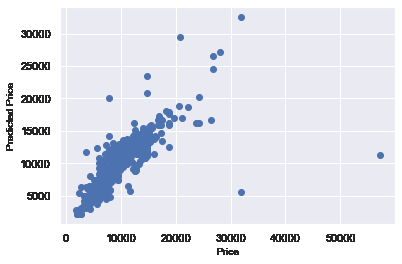
#> input picture ForUnseenData.png, 402 x 264 px
$ python -i feature_eng.py   (imports and definitions only)
#> lines starting #> are read from the running program, lines starting #| are printed output that depends on the picture
import numpy as np
import pandas as pd
import matplotlib.pyplot as plt
import seaborn as sns

# [1 line not run here, left out]

def date_conv(data):

    data["Journey_day"] = pd.to_datetime(data.Date_of_Journey, format="%d/%m/%Y").dt.day

    data["Journey_month"] = pd.to_datetime(data["Date_of_Journey"], format = "%d/%m/%Y").dt.month


    data.drop(["Date_of_Journey"], axis = 1, inplace = True)


def time_conv(data,Time,hour,min):  #Arrival_Time,Departure_Time
    data[hour] = pd.to_datetime(data[Time]).dt.hour


    data[min] = pd.to_datetime(data[Time]).dt.minute


    data.drop(["Time"], axis = 1, inplace = True)


def duration_conv(data):
    duration = list(data["Duration"])

    for i in range(len(duration)):
        if len(duration[i].split()) != 2:
            if "h" in duration[i]:
                duration[i] = duration[i].strip() + " 0m"
            else:
                duration[i] = "0h " + duration[i]
    duration_hours = []
    duration_mins = []
    for i in range(len(duration)):
        duration_hours.append(int(duration[i].split(sep = "h")[0]))
        duration_mins.append(int(duration[i].split(sep = "m")[0].split()[-1]))

    data["Duration_hours"] = duration_hours
    data["Duration_mins"] = duration_mins

    data.drop(["Duration"], axis = 1, inplace = True)

>>> import cv2
>>> picture = cv2.imread('ForUnseenData.png', cv2.IMREAD_GRAYSCALE)
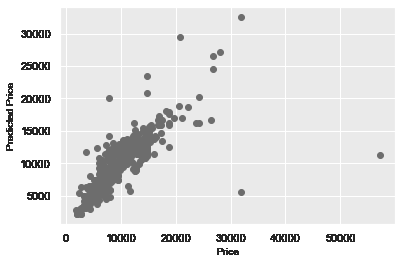
#> picture: shape (264, 402); min 38, max 255, mean 231.5
#> (the run stopped early here; a loop or call above may not have finished)

$ run again, on FeatureSelection.png
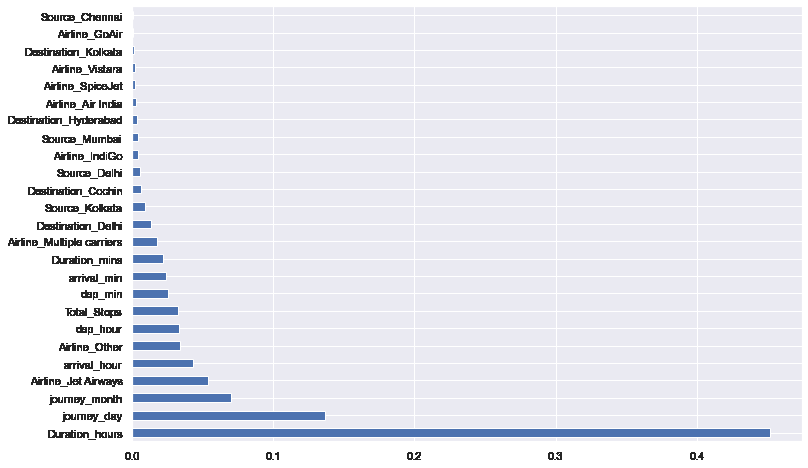
#> input picture FeatureSelection.png, 808 x 468 px
#> `picture = cv2.imread('ForUnseenData.png', cv2.IMREAD_GRAYSCALE)`:
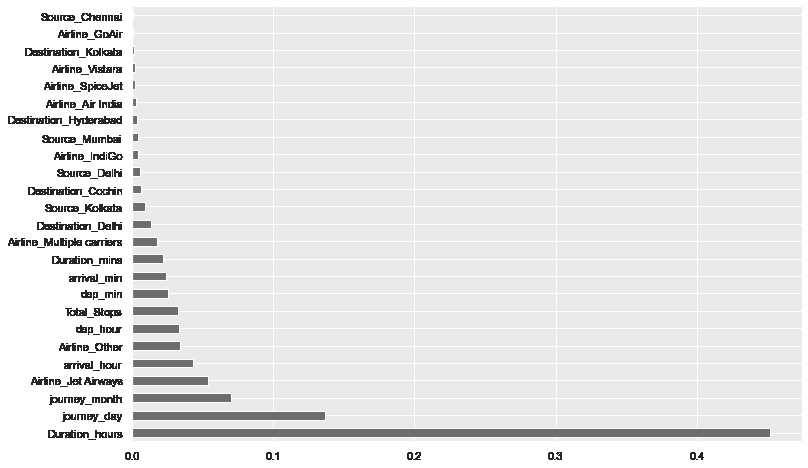
#> picture: shape (468, 808); min 38, max 255, mean 231.3

$ run again, on TestTrainBfrTuning.png
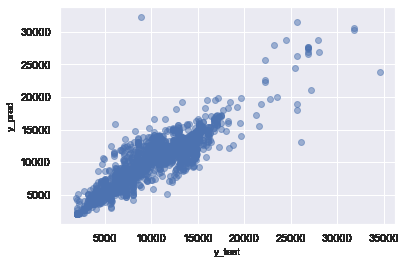
#> input picture TestTrainBfrTuning.png, 405 x 264 px
#> `picture = cv2.imread('ForUnseenData.png', cv2.IMREAD_GRAYSCALE)`:
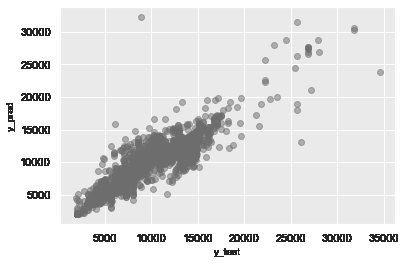
#> picture: shape (264, 405); min 38, max 255, mean 228.2
